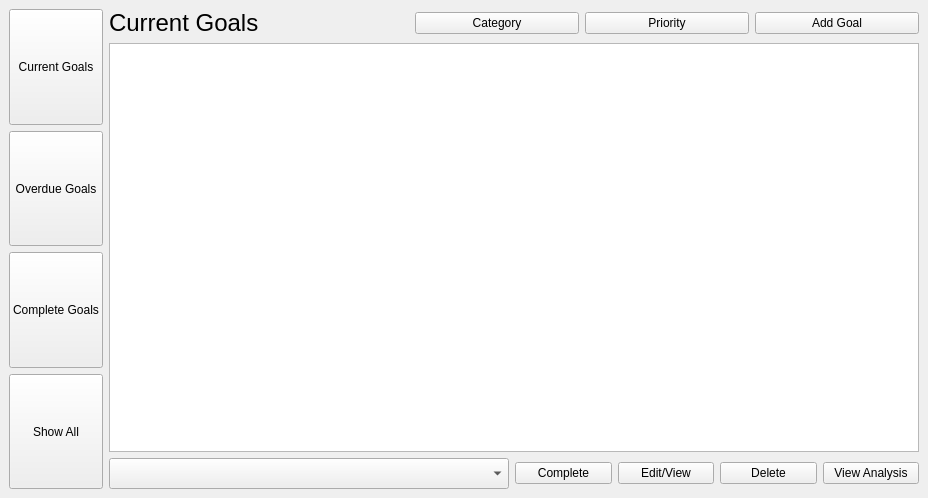
<?xml version="1.0" encoding="UTF-8"?>
<ui version="4.0">
 <class>MainWindow</class>
 <widget class="QMainWindow" name="MainWindow">
  <property name="geometry">
   <rect>
    <x>0</x>
    <y>0</y>
    <width>928</width>
    <height>498</height>
   </rect>
  </property>
  <property name="windowTitle">
   <string>MainWindow</string>
  </property>
  <widget class="QWidget" name="centralwidget">
   <layout class="QHBoxLayout" name="horizontalLayout_3">
    <item>
     <layout class="QVBoxLayout" name="verticalLayout">
      <item>
       <widget class="QPushButton" name="push_CurrentGoals">
        <property name="sizePolicy">
         <sizepolicy hsizetype="Minimum" vsizetype="Minimum">
          <horstretch>0</horstretch>
          <verstretch>0</verstretch>
         </sizepolicy>
        </property>
        <property name="text">
         <string>Current Goals</string>
        </property>
       </widget>
      </item>
      <item>
       <widget class="QPushButton" name="push_OverdueGoals">
        <property name="sizePolicy">
         <sizepolicy hsizetype="Minimum" vsizetype="Minimum">
          <horstretch>0</horstretch>
          <verstretch>0</verstretch>
         </sizepolicy>
        </property>
        <property name="text">
         <string>Overdue Goals</string>
        </property>
       </widget>
      </item>
      <item>
       <widget class="QPushButton" name="push_CompleteGoals">
        <property name="sizePolicy">
         <sizepolicy hsizetype="Minimum" vsizetype="Minimum">
          <horstretch>0</horstretch>
          <verstretch>0</verstretch>
         </sizepolicy>
        </property>
        <property name="text">
         <string>Complete Goals</string>
        </property>
       </widget>
      </item>
      <item>
       <widget class="QPushButton" name="push_AllGoals">
        <property name="sizePolicy">
         <sizepolicy hsizetype="Minimum" vsizetype="Minimum">
          <horstretch>0</horstretch>
          <verstretch>0</verstretch>
         </sizepolicy>
        </property>
        <property name="text">
         <string>Show All</string>
        </property>
       </widget>
      </item>
     </layout>
    </item>
    <item>
     <layout class="QVBoxLayout" name="verticalLayout_2">
      <item>
       <layout class="QHBoxLayout" name="horizontalLayout_2">
        <item>
         <widget class="QLabel" name="label_Goals">
          <property name="minimumSize">
           <size>
            <width>300</width>
            <height>0</height>
           </size>
          </property>
          <property name="font">
           <font>
            <pointsize>18</pointsize>
           </font>
          </property>
          <property name="text">
           <string>Current Goals</string>
          </property>
         </widget>
        </item>
        <item>
         <widget class="QPushButton" name="push_sort_category">
          <property name="text">
           <string>Category</string>
          </property>
         </widget>
        </item>
        <item>
         <widget class="QPushButton" name="push_sort_priority">
          <property name="text">
           <string>Priority</string>
          </property>
         </widget>
        </item>
        <item>
         <widget class="QPushButton" name="push_add_goal">
          <property name="text">
           <string>Add Goal</string>
          </property>
         </widget>
        </item>
       </layout>
      </item>
      <item>
       <widget class="QListWidget" name="listWidget">
        <property name="alternatingRowColors">
         <bool>true</bool>
        </property>
       </widget>
      </item>
      <item>
       <layout class="QHBoxLayout" name="horizontalLayout">
        <item>
         <widget class="QComboBox" name="comboBox">
          <property name="minimumSize">
           <size>
            <width>400</width>
            <height>0</height>
           </size>
          </property>
          <property name="font">
           <font>
            <pointsize>14</pointsize>
           </font>
          </property>
         </widget>
        </item>
        <item>
         <widget class="QPushButton" name="push_complete">
          <property name="text">
           <string>Complete</string>
          </property>
         </widget>
        </item>
        <item>
         <widget class="QPushButton" name="push_edit_view">
          <property name="text">
           <string>Edit/View</string>
          </property>
         </widget>
        </item>
        <item>
         <widget class="QPushButton" name="push_delete_goal">
          <property name="text">
           <string>Delete</string>
          </property>
         </widget>
        </item>
        <item>
         <widget class="QPushButton" name="push_view_analysis">
          <property name="text">
           <string>View Analysis</string>
          </property>
         </widget>
        </item>
       </layout>
      </item>
     </layout>
    </item>
   </layout>
  </widget>
 </widget>
 <resources/>
 <connections/>
</ui>
